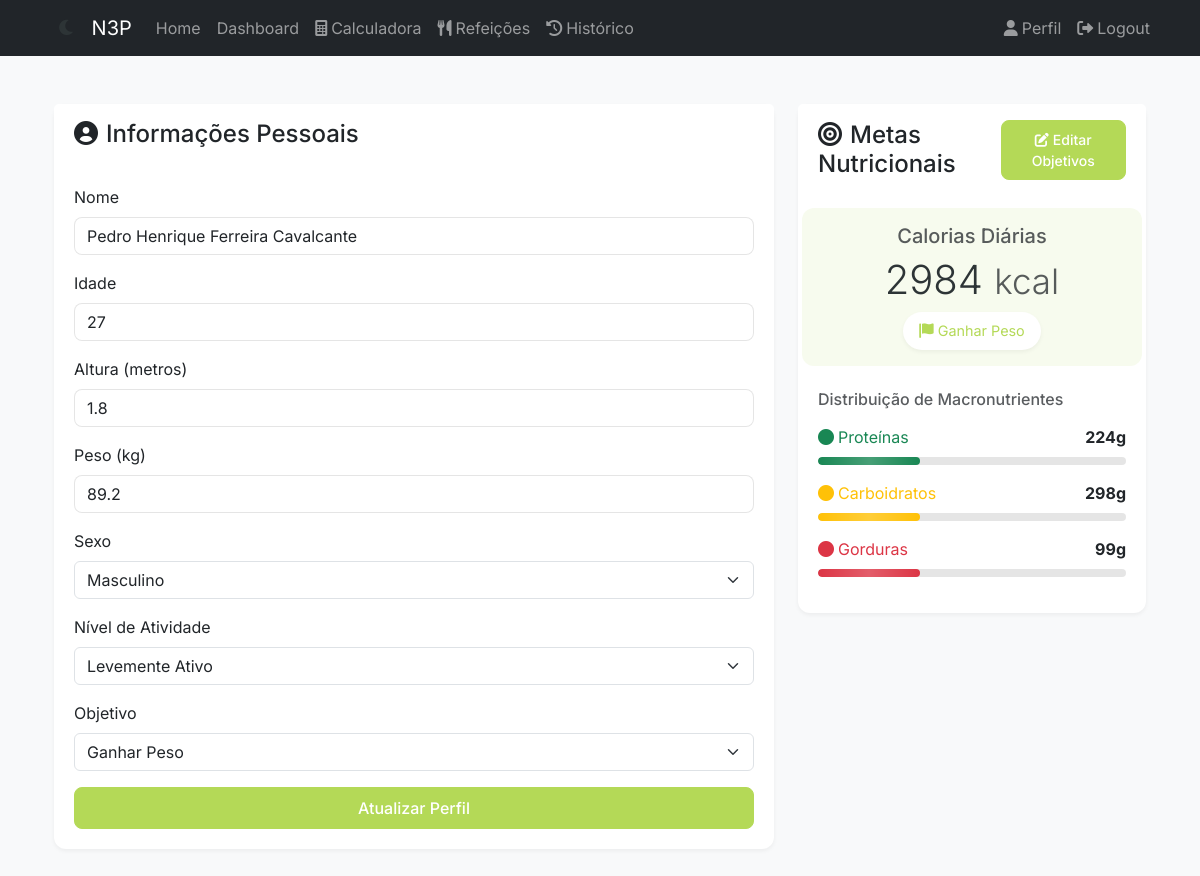
Page /auth/profile (signed in) on the committed database.
### app/models/user.py (models this page shows, shortened)
class User(UserMixin, db.Model):
    __tablename__ = "users"
    id = db.Column(db.Integer, primary_key=True)
    username = db.Column(db.String(80), unique=True, nullable=False)
    email = db.Column(db.String(120), unique=True, nullable=False)
    password_hash = db.Column(db.String(128))
    created_at = db.Column(db.DateTime, default=datetime.utcnow)
    updated_at = db.Column(db.DateTime, default=datetime.utcnow, onupdate=datetime.utcnow)
    nome = db.Column(db.String(100), nullable=False)
    idade = db.Column(db.Integer, nullable=False)
    altura = db.Column(db.Float, nullable=False)  # altura em metros
    peso = db.Column(db.Float, nullable=False)  # peso em kg
    sexo = db.Column(
        db.String(1), nullable=False
    )  # 'M' para masculino, 'F' para feminino
    fator_atividade = db.Column(db.String(20), nullable=False)
    objetivo = db.Column(db.String(50), nullable=False)
    admin = db.Column(db.Boolean, nullable=False, default=False)
    calories_goal = db.Column(db.Float, nullable=True)
    proteins_goal = db.Column(db.Float, nullable=True)
    carbs_goal = db.Column(db.Float, nullable=True)
    fats_goal = db.Column(db.Float, nullable=True)
    diets = db.relationship("Diet", lazy=True)
    def get_objetivo_display(self):
        objetivo_names = {
            "perder_peso": "Perder Peso",
            "manter_peso": "Manter Peso",
            "ganhar_peso": "Ganhar Peso",
            "ganhar_massa": "Ganhar Massa",
        }
        return objetivo_names.get(self.objetivo, self.objetivo)

### app/blueprints/auth/routes.py (the view, shortened to what this page needs)
@bp.route("/profile", methods=["GET", "POST"])
@login_required
def profile():
    form = EditProfileForm(obj=current_user)
    user_goals = type(
        "UserGoals",
        (),
        {
            "calories": current_user.calories_goal or 0,
            "proteins": current_user.proteins_goal or 0,
            "carbs": current_user.carbs_goal or 0,
            "fats": current_user.fats_goal or 0,
        },
    )
    return render_template(
        "auth/profile.html",
        title="Editar Perfil",
        form=form,
        user_goals=user_goals,
        user=current_user,
    )

### app/forms/auth.py
class EditProfileForm(FlaskForm):
    nome = StringField("Nome", validators=[DataRequired(), Length(max=100)])
    idade = IntegerField(
        "Idade", validators=[DataRequired(), NumberRange(min=15, max=100)]
    )
    altura = FloatField(
        "Altura (metros)", validators=[DataRequired(), NumberRange(min=1.0, max=2.5)]
    )
    peso = FloatField(
        "Peso (kg)", validators=[DataRequired(), NumberRange(min=30, max=300)]
    )
    sexo = SelectField(
        "Sexo", choices=list(GENDER_CHOICES.items()), validators=[DataRequired()]
    )
    fator_atividade = SelectField(
        "Nível de Atividade",
        choices=list(ACTIVITY_DISPLAY.items()),
        validators=[DataRequired()],
    )
    objetivo = SelectField(
        "Objetivo", choices=list(OBJECTIVE_DISPLAY.items()), validators=[DataRequired()]
    )
    submit = SubmitField("Atualizar Perfil")

### app/__init__.py (called while the page is built)
def create_app(config_class=Config):
    app = Flask(__name__)
    app.config.from_object(config_class)
    db.init_app(app)
    migrate.init_app(app, db)
    login.init_app(app)
    register_blueprints(app)
    from app.models import User
    @login.user_loader
    def load_user(id):
        return User.query.get(int(id))
    return app

### app/templates/auth/profile.html (shortened to what this page needs)
{% extends "base.html" %} {% from "macros/forms.html" import render_form %}  {% block content %}
<div class="container py-4">
  <div class="row justify-content-center">
    <div class="col-md-8">
      <div class="card profile-card mb-4">
        <div class="card-header bg-white border-bottom-0 py-3">
          <h4 class="mb-0">
            <i class="fas fa-user-circle me-2"></i>Informações Pessoais
          </h4>
        </div>
        <div class="card-body">
          <form
            method="POST"
            action="{{ url_for('auth.profile') }}"
            id="profileForm"
          >
            <div class="mb-3">
              {{ form.nome.label(class="form-label") }} {{
              form.nome(class="form-control") }}
            </div>
            <div class="mb-3">
              {{ form.idade.label(class="form-label") }} {{
              form.idade(class="form-control") }}
            </div>
            <div class="mb-3">
              {{ form.altura.label(class="form-label") }} {{
              form.altura(class="form-control", step="0.01", id="altura",
              pattern="[0-9]*[.,]?[0-9]*", inputmode="decimal") }}
            </div>
            <div class="mb-3">
              {{ form.peso.label(class="form-label") }} {{
              form.peso(class="form-control", step="0.1", id="peso",
              pattern="[0-9]*[.,]?[0-9]*", inputmode="decimal") }}
            </div>
            <div class="mb-3">
              {{ form.sexo.label(class="form-label") }} {{
              form.sexo(class="form-select") }}
            </div>
            <div class="mb-3">
              {{ form.fator_atividade.label(class="form-label") }} {{
              form.fator_atividade(class="form-select") }}
            </div>
            <div class="mb-3">
              {{ form.objetivo.label(class="form-label") }} {{
              form.objetivo(class="form-select") }}
            </div>
            <div class="d-grid">{{ form.submit(class="btn btn-primary") }}</div>
          </form>
        </div>
      </div>
    </div>
    <div class="col-md-4">
      <div class="card goals-card">
        <div
          class="card-header bg-white border-bottom-0 py-3 d-flex justify-content-between align-items-center"
        >
          <h4 class="mb-0">
            <i class="fas fa-bullseye me-2"></i>Metas Nutricionais
          </h4>
          <button
            type="button"
            class="btn btn-primary btn-sm"
            data-bs-toggle="modal"
            data-bs-target="#editGoalsModal"
          >
            <i class="fas fa-edit me-1"></i>Editar Objetivos
          </button>
        </div>
        <div class="card-body">
          <div class="calories-goal mb-4">
            <h5 class="text-muted mb-2">Calorias Diárias</h5>
            <h2 class="display-6 mb-2">
              <span>{{ user_goals.calories|int }}</span>
              <small class="text-muted">kcal</small>
            </h2>
            <div class="goal-badge">
              <i class="fas fa-flag me-1"></i>{{ user.get_objetivo_display() }}
            </div>
          </div>
          <div class="macros-distribution">
            <h6 class="text-muted mb-3">Distribuição de Macronutrientes</h6>
            {% for macro, label, value, color in [ ('proteins', 'Proteínas',
            user_goals.proteins, 'success'), ('carbs', 'Carboidratos',
            user_goals.carbs, 'warning'), ('fats', 'Gorduras', user_goals.fats,
            'danger') ] %}
            <div class="macro-bar mb-3">
              <div
                class="d-flex justify-content-between align-items-center mb-1"
              >
                <span class="text-{{ color }}"
                  ><i class="fas fa-circle me-1"></i>{{ label }}</span
                >
                <span class="fw-bold">{{ value|int }}g</span>
              </div>
              <div class="progress">
                <div
                  class="progress-bar bg-{{ color }}"
                  style="width: 33%"
                ></div>
              </div>
            </div>
            {% endfor %}
          </div>
        </div>
      </div>
    </div>
  </div>
</div>
{% endblock %} {% block extra_css %}
<link
  rel="stylesheet"
  href="{{ url_for('static', filename='css/auth.css') }}"
/>
{% endblock %}

### app/static/css/theme.css (style rules this page uses)
:root { --primary-color: #b4d957; --primary-light: #d4e9a5; --primary-dark: #9fc748; --secondary-color: #ff7f6b; --secondary-dark: #ff6b54; --bg-color: #ffffff; --bg-secondary: #f8f9fa; --text-color: #212529; --text-muted: #6c757d; --border-color: #dee2e6; --shadow-sm: 0 2px 4px rgba(0, 0, 0, 0.05); --shadow-md: 0 4px 6px rgba(0, 0, 0, 0.1); --shadow-lg: 0 6px 20px rgba(0, 0, 0, 0.1); --card-bg: #ffffff; --input-bg: #ffffff; --border-radius: 0.5rem; --transition: all 0.3s ease; --scale: scale(1.02); --scale-btn: scale(1.05); }
body { background-color: var(--bg-color); color: var(--text-color); font-family: "Inter", -apple-system, BlinkMacSystemFont, sans-serif; line-height: 1.5; margin: 0; padding: 0; transition: background-color 0.3s ease, color 0.3s ease; }
.card { background: var(--card-bg); border-radius: var(--border-radius); border: none; box-shadow: var(--shadow-sm); transition: var(--transition); margin-bottom: 1.5rem; }
.card-header { background: transparent; border-bottom: 1px solid var(--border-color); padding: 1.25rem; }
.card-body { padding: 1.25rem; }
.btn { border-radius: var(--border-radius); font-weight: 500; padding: 0.5rem 1rem; transition: var(--transition); position: relative; overflow: hidden; }
.btn-primary { background-color: var(--primary-color); border-color: var(--primary-color); }
.form-control { border-radius: var(--border-radius); border: 1px solid var(--border-color); padding: 0.375rem 0.75rem; height: auto; transition: var(--transition); background-color: var(--input-bg); }
.progress { background-color: rgba(180, 217, 87, 0.1); border-radius: 100px; height: 0.5rem; margin: 0.5rem 0; overflow: hidden; }
.progress-bar { background-color: var(--primary-color); border-radius: 100px; transition: width 1s ease; }

### app/static/css/dashboard.css (style rules this page uses)
:root { --primary-color: #b4d957; --primary-light: #d4e9a5; --secondary-color: #ff7a5c; --text-color: #2d3436; --text-muted: #636e72; --background-color: #f8f9fa; --card-background: #ffffff; --border-radius: 12px; --shadow: 0 2px 12px rgba(0, 0, 0, 0.08); --transition: all 0.3s ease; --scale: scale(1.02); --scale-btn: scale(1.05); }
body { background-color: var(--background-color); color: var(--text-color); font-family: "Inter", -apple-system, BlinkMacSystemFont, sans-serif; line-height: 1.5; margin: 0; padding: 0; }
.card { background: var(--card-background); border-radius: var(--border-radius); border: none; box-shadow: var(--shadow); transition: var(--transition); margin-bottom: 1.5rem; animation: slideIn 0.5s ease-out; }
.card-header { background: transparent; border-bottom: 1px solid rgba(0, 0, 0, 0.05); padding: 1.25rem; }
.card-body { padding: 1.25rem; }
.btn { border-radius: 8px; font-weight: 500; padding: 0.5rem 1rem; transition: var(--transition); position: relative; overflow: hidden; }
.btn::after { content: ""; position: absolute; top: 50%; left: 50%; width: 5px; height: 5px; background: rgba(255, 255, 255, 0.5); opacity: 0; border-radius: 100%; transform: scale(1, 1) translate(-50%); transform-origin: 50% 50%; }
.btn-primary { background-color: var(--primary-color); border-color: var(--primary-color); }
.form-control { border-radius: 8px; border: 1px solid rgba(0, 0, 0, 0.1); padding: 0.375rem 0.75rem; height: auto; transition: var(--transition); }
.progress { background-color: rgba(180, 217, 87, 0.1); border-radius: 100px; height: 0.5rem; margin: 0.5rem 0; overflow: hidden; position: relative; }
.progress-bar { background-color: var(--primary-color); border-radius: 100px; transition: width 1s ease; position: relative; }
.progress-bar::after { content: ""; position: absolute; top: 0; left: 0; width: 100%; height: 100%; background: linear-gradient( 90deg, rgba(255, 255, 255, 0) 0%, rgba(255, 255, 255, 0.2) 50%, rgba(255, 255, 255, 0) 100% ); animation: shine 2s infinite; }

### rows in the picture
User: nome "Pedro Henrique Ferreira Cavalcante", idade "27", altura "1.8", peso "89.2", sexo "Masculino", fator_atividade "Levemente Ativo", objetivo "Ganhar Peso", calories "2984", label "Proteínas", proteins_goal "224", label "Carboidratos", carbs_goal "298", label "Gorduras", fats_goal "99"
